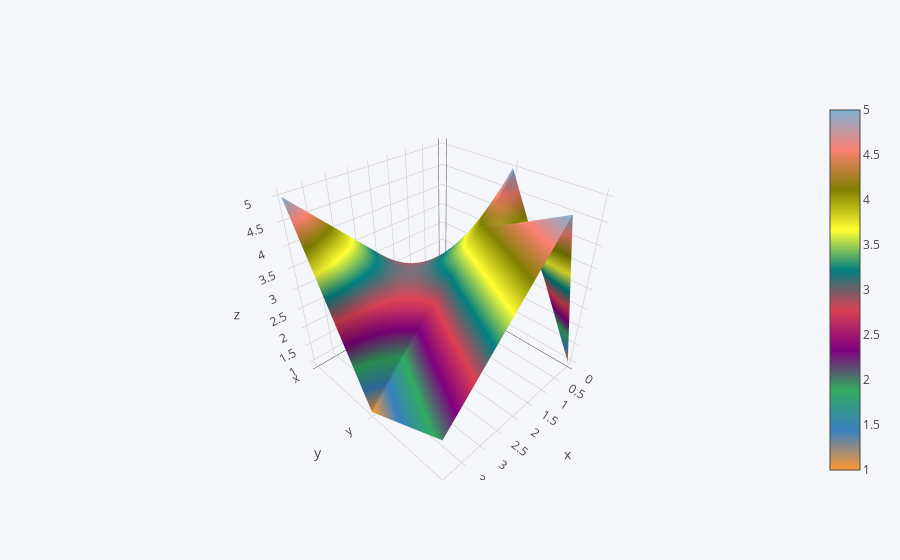

Source (notebook cell):
### Code cell
df3.iplot(kind='surface')

### Figure 1 — Plotly figure (JSON) as saved in the notebook; plotly's stock layout.template omitted (floating-point values rounded to 4 significant figures)
{"data": [{"colorscale": [[0, "rgb(255, 153, 51)"], [0.1111, "rgb(55, 128, 191)"], [0.2222, "rgb(50, 171, 96)"], [0.3333, "rgb(128, 0, 128)"], [0.4444, "rgb(219, 64, 82)"], [0.5556, "rgb(0, 128, 128)"], [0.6667, "rgb(255, 255, 51)"], [0.7778, "rgb(128, 128, 0)"], [0.8889, "rgb(251, 128, 114)"], [1, "rgb(128, 177, 211)"]], "type": "surface", "uid": "05d535a6-d169-11e8-96ae-507b9d3b408f", "x": [0, 1, 2, 3, 4], "y": ["x", "y", "z"], "z": [[1, 2, 3, 4, 5], [5, 4, 3, 2, 1], [1, 5, 4, 3, 2]]}], "layout": {"legend": {"bgcolor": "#F5F6F9", "font": {"color": "#4D5663"}}, "paper_bgcolor": "#F5F6F9", "plot_bgcolor": "#F5F6F9", "titlefont": {"color": "#4D5663"}, "xaxis": {"gridcolor": "#E1E5ED", "showgrid": true, "tickfont": {"color": "#4D5663"}, "title": "", "titlefont": {"color": "#4D5663"}, "zerolinecolor": "#E1E5ED"}, "yaxis": {"gridcolor": "#E1E5ED", "showgrid": true, "tickfont": {"color": "#4D5663"}, "title": "", "titlefont": {"color": "#4D5663"}, "zerolinecolor": "#E1E5ED"}}}
